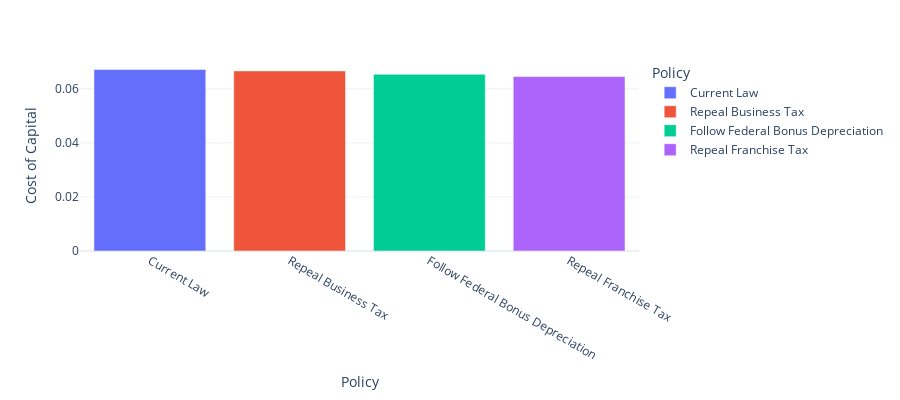

Source (notebook cell):
### Code cell
# Plot results
fig = px.bar(df[(df["output_var"]=="rho") & (df["asset_type"]=="machines")], x="Policy", y="value",
             color='Policy', labels={'value':'Cost of Capital'}, height=400)
fig.show()

### Figure 1 — Plotly figure (JSON) as saved in the notebook; plotly's stock layout.template omitted (floating-point values rounded to 4 significant figures)
{"data": [{"alignmentgroup": "True", "hovertemplate": "Policy=%{x}<br>Cost of Capital=%{y}<extra></extra>", "legendgroup": "Current Law", "marker": {"color": "#636efa", "pattern": {"shape": ""}}, "name": "Current Law", "offsetgroup": "Current Law", "orientation": "v", "showlegend": true, "textposition": "auto", "type": "bar", "x": ["Current Law"], "xaxis": "x", "y": [0.0671], "yaxis": "y"}, {"alignmentgroup": "True", "hovertemplate": "Policy=%{x}<br>Cost of Capital=%{y}<extra></extra>", "legendgroup": "Repeal Business Tax", "marker": {"color": "#EF553B", "pattern": {"shape": ""}}, "name": "Repeal Business Tax", "offsetgroup": "Repeal Business Tax", "orientation": "v", "showlegend": true, "textposition": "auto", "type": "bar", "x": ["Repeal Business Tax"], "xaxis": "x", "y": [0.06659], "yaxis": "y"}, {"alignmentgroup": "True", "hovertemplate": "Policy=%{x}<br>Cost of Capital=%{y}<extra></extra>", "legendgroup": "Follow Federal Bonus Depreciation", "marker": {"color": "#00cc96", "pattern": {"shape": ""}}, "name": "Follow Federal Bonus Depreciation", "offsetgroup": "Follow Federal Bonus Depreciation", "orientation": "v", "showlegend": true, "textposition": "auto", "type": "bar", "x": ["Follow Federal Bonus Depreciation"], "xaxis": "x", "y": [0.06534], "yaxis": "y"}, {"alignmentgroup": "True", "hovertemplate": "Policy=%{x}<br>Cost of Capital=%{y}<extra></extra>", "legendgroup": "Repeal Franchise Tax", "marker": {"color": "#ab63fa", "pattern": {"shape": ""}}, "name": "Repeal Franchise Tax", "offsetgroup": "Repeal Franchise Tax", "orientation": "v", "showlegend": true, "textposition": "auto", "type": "bar", "x": ["Repeal Franchise Tax"], "xaxis": "x", "y": [0.06449], "yaxis": "y"}], "layout": {"barmode": "relative", "height": 400, "legend": {"title": {"text": "Policy"}, "tracegroupgap": 0}, "margin": {"t": 60}, "xaxis": {"anchor": "y", "categoryarray": ["Current Law", "Repeal Business Tax", "Follow Federal Bonus Depreciation", "Repeal Franchise Tax"], "categoryorder": "array", "domain": [0, 1], "title": {"text": "Policy"}}, "yaxis": {"anchor": "x", "domain": [0, 1], "title": {"text": "Cost of Capital"}}}}
